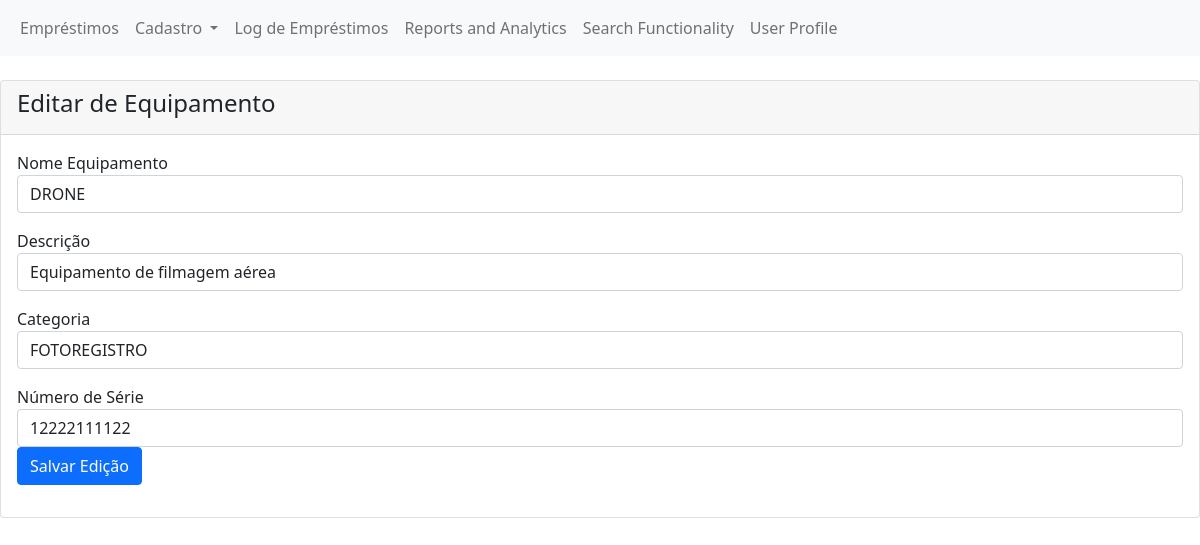
The app's page /dashboard/operations/equipment/form_edit_equip.php?id=13 (signed in) with its own data.
### tables this page shows
CREATE TABLE `equipment` (
  `id` int(11) NOT NULL,
  `name` varchar(100) NOT NULL,
  `description` varchar(255) DEFAULT NULL,
  `category` varchar(100) DEFAULT NULL,
  `serial_number` varchar(100) DEFAULT NULL,
  `status_id` int(11) DEFAULT NULL
);

### dashboard/operations/equipment/form_edit_equip.php (the view, shortened to what this page needs)
<!DOCTYPE html>
<html lang="en">
<head>
    <link href="https://cdn.jsdelivr.net/npm/bootstrap@5.1.3/dist/css/bootstrap.min.css" rel="stylesheet">
</head>
<body>
    <nav class="navbar navbar-expand-lg navbar-light bg-light">
        <div class="container-fluid">
            <div class="collapse navbar-collapse" id="navbarNavAltMarkup">
            <div class="navbar-nav">
                <a class="nav-link" href="../../transations/manage_borrow.php">Empréstimos</a>
                <div class="nav-item dropdown">
                    <a class="nav-link dropdown-toggle" href="#" id="cadastroDropdown" role="button" data-bs-toggle="dropdown" aria-expanded="false">
                        Cadastro
                    </a>
                </div>
                <a class="nav-link" href="#">Log de Empréstimos</a>
                <a class="nav-link" href="#">Reports and Analytics</a>
                <a class="nav-link" href="#">Search Functionality</a>
                <a class="nav-link" href="#">User Profile</a>
            </div>
            </div>
        </div>
    </nav>
    <div class="row">
            <div class="col-md-12">
                <div class="card mt-4">
                    <div class="card-header">
                        <h4>Editar de Equipamento</h4>
                    </div>
                    <?php
                    if(isset($_GET['id'])){
                        include_once '../../../db/database.php';
                        $sql_query = "SELECT * FROM equipment WHERE id = " . $_GET['id'];
                        $result_set = mysqli_query($conn, $sql_query);
                        $fetched_row = mysqli_fetch_array($result_set);
                    }
                    ?>
                    <div class="card-body">
                    <form action="edit_equip.php" method="POST">
                        <div class="form-group mb-3">
                            <label for="">Nome Equipamento</label>
                            <input type="text" name="name" value="<?php echo $fetched_row['name']; ?>" class="form-control" placeholder="Nome do equipamento">
                        </div>
                        <div class="form-group mb-3">
                            <label for="">Descrição</label>
                            <input type="text" name="description" value="<?php echo $fetched_row['description']; ?>" class="form-control" placeholder="Descreva o equipamento">
                        </div>
                        <div class="form-group mb-3">
                            <label for="">Categoria</label>
                            <input type="text" name="category" value="<?php echo $fetched_row['category']; ?>" class="form-control" placeholder="Categoria do equipamento">
                        </div>
                        <div class="form-group mb-3">
                            <label for="">Número de Série</label>
                            <input type="text" name="serial_number" value="<?php echo $fetched_row['serial_number']; ?>" class="form-control" placeholder="Número de série do equipamento">
                        <div class="form-group mb-3">
                            <button type="submit" name="update_data" class="btn btn-primary">Salvar Edição</button>
                        </div>
                    </form>
                    </div>
                </div>
            </div>
        </div>
</body>
</html>

### records on screen
equipment: name "DRONE", description "Equipamento de filmagem aérea", category "FOTOREGISTRO", serial_number "12222111122"
